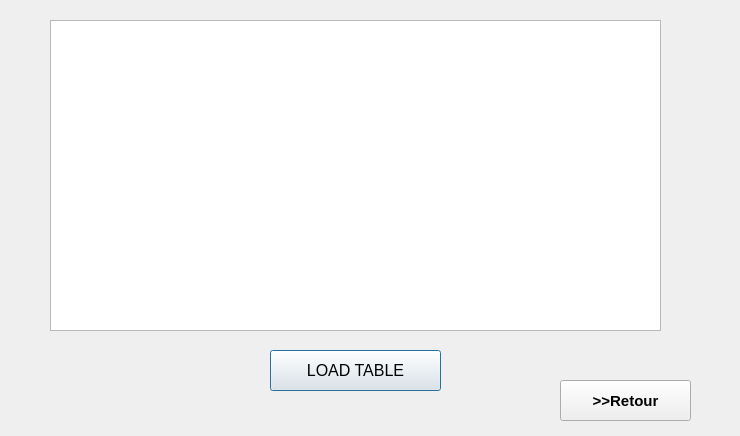
<?xml version="1.0" encoding="UTF-8"?>
<ui version="4.0">
 <class>prof3</class>
 <widget class="QDialog" name="prof3">
  <property name="geometry">
   <rect>
    <x>0</x>
    <y>0</y>
    <width>740</width>
    <height>436</height>
   </rect>
  </property>
  <property name="windowTitle">
   <string>Dialog</string>
  </property>
  <widget class="QTableView" name="tableView">
   <property name="geometry">
    <rect>
     <x>50</x>
     <y>20</y>
     <width>611</width>
     <height>311</height>
    </rect>
   </property>
  </widget>
  <widget class="QPushButton" name="LOAD">
   <property name="geometry">
    <rect>
     <x>270</x>
     <y>350</y>
     <width>171</width>
     <height>41</height>
    </rect>
   </property>
   <property name="font">
    <font>
     <pointsize>12</pointsize>
    </font>
   </property>
   <property name="text">
    <string>LOAD TABLE</string>
   </property>
  </widget>
  <widget class="QPushButton" name="BACK">
   <property name="geometry">
    <rect>
     <x>560</x>
     <y>380</y>
     <width>131</width>
     <height>41</height>
    </rect>
   </property>
   <property name="font">
    <font>
     <pointsize>11</pointsize>
     <weight>75</weight>
     <bold>true</bold>
    </font>
   </property>
   <property name="text">
    <string>&gt;&gt;Retour</string>
   </property>
  </widget>
 </widget>
 <resources/>
 <connections/>
</ui>
